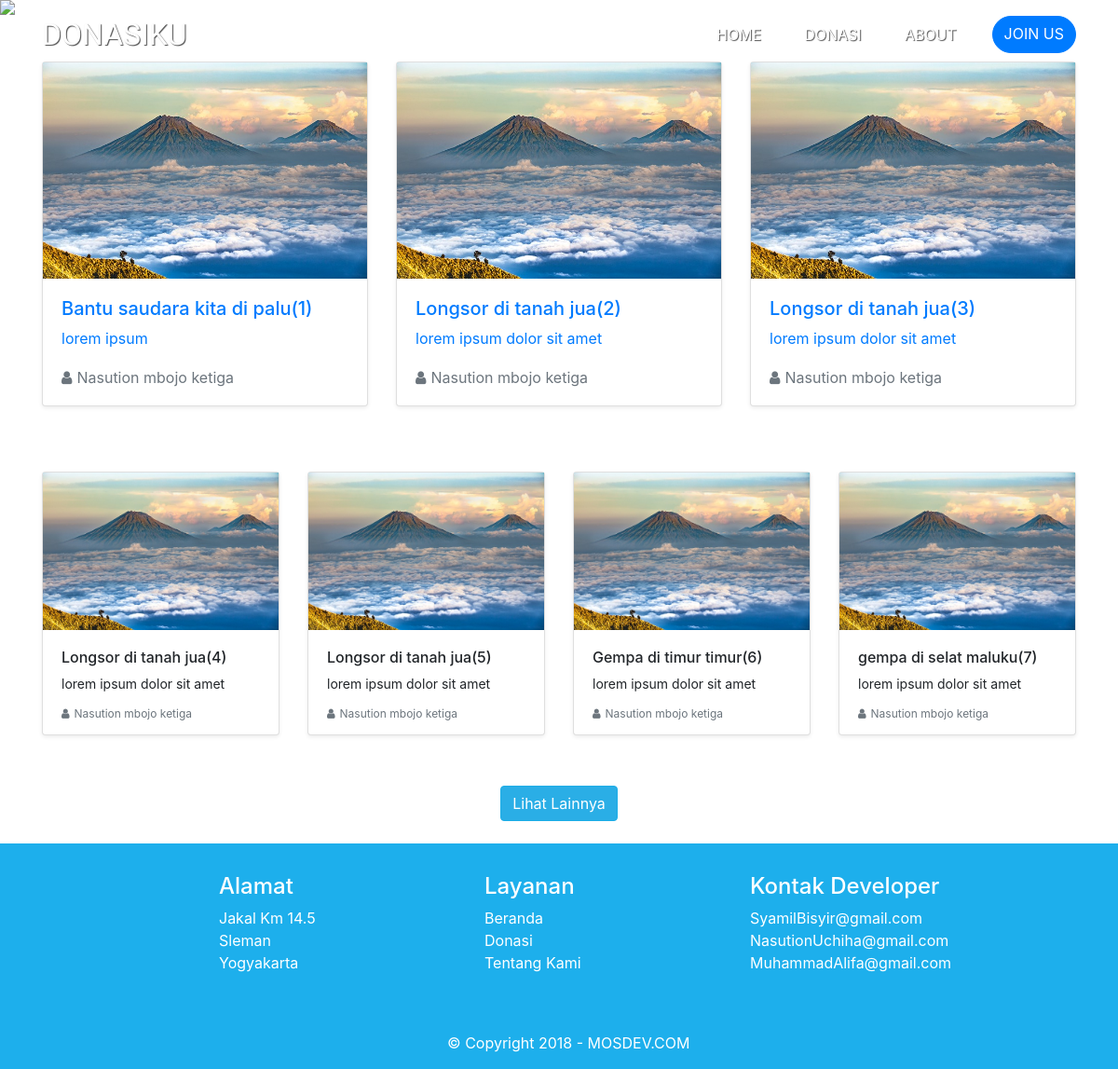
The page / on the database its author committed.
### tables this page shows
CREATE TABLE `disaster` (
  `id` int(11) NOT NULL,
  `title` varchar(50) NOT NULL,
  `description` text NOT NULL,
  `category_id` int(11) NOT NULL,
  `user_id` int(11) NOT NULL,
  `deadline` date NOT NULL,
  `created_at` timestamp NOT NULL DEFAULT CURRENT_TIMESTAMP,
  `file_name` varchar(255) NOT NULL
);

CREATE TABLE `user` (
  `id` int(11) NOT NULL,
  `name` varchar(100) NOT NULL,
  `username` varchar(30) NOT NULL,
  `password` varchar(255) NOT NULL,
  `role` enum('donatur','petugas','admin') NOT NULL,
  `status` enum('inactive','active') NOT NULL,
  `address` text NOT NULL,
  `phone` varchar(15) NOT NULL
);

### application/controllers/Disaster.php (called while the page is built, shortened)
<?php
class Disaster extends CI_Controller
{
	public function __construct()
	{
		$this->load->library('form_validation');
	}
	public function index()
	{
		$this->load->model('m_disaster');
		$login = $this->session->userdata('logged_in');
		$data['login'] = $login;
		$disaster 			= $this->m_disaster->get_all();
		$data['disaster']	= $disaster;
		$this->load->view('disaster/index',$data);
	}
}
?>

### index.php (called while the page is built, shortened)
<?php
require_once BASEPATH.'core/CodeIgniter.php';

### application/models/M_disaster.php (called while the page is built, shortened)
<?php
class M_disaster extends CI_Model
{
	public function get_all()
	{
		return $this->db->select('disaster.*,category.name n, s.name nn')
						->from('disaster')
						->join('category','disaster.category_id = category.id')
						->join('user s','s.id = disaster.user_id')
						->limit(7)
						->get()
						->result();
	}
}
?>

### application/views/disaster/index.php (the view, shortened to what this page needs)
<!DOCTYPE html>
<html lang="en">
<head>
	<link rel="stylesheet" href="https://cdnjs.cloudflare.com/ajax/libs/font-awesome/4.7.0/css/font-awesome.min.css">
	<link rel="stylesheet" href="<?php echo base_url()?>assets/libs/bootstrap/css/bootstrap.min.css">
	<link rel="stylesheet" href="<?php echo base_url()?>assets/css/disaster.css">
</head>
<body>
	<nav class="navbar navbar-expand-lg navbar-light">
		<div class="container">
		  <a class="navbar-brand" href="#">DONASIKU</a>
		  <div class="collapse navbar-collapse" id="navbarNavAltMarkup">
		    <div class="navbar-nav ml-auto">
		      <a class="nav-item nav-link active" href="#">Home<span class="sr-only">(current)</span></a>
		      <a class="nav-item nav-link" href="#">Donasi</a>
		      <a class="nav-item nav-link" href="<?php echo site_url('disaster/about')?>">About</a>
			<?php if ($this->session->userdata('logged_in')): ?>
				<li class="nav-item dropdown no-arrow">
		          <a href="#" id="userDropdown" role="button" data-toggle="dropdown" aria-haspopup="true" aria-expanded="false" class="nav-link dropdown-roggle">
		            <i class="fa fa-user-circle fa-fw"></i>
		          </a>
		          <div class="dropdown-menu dropdown-menu-right" aria-labelledby="userDropdown">
		            <a href="#" class="dropdown-item"><?php echo $login->username?></a>
		            <a href="#" class="dropdown-item">Dashboard</a>
		            <div class="dropdown-divider"></div>
		            <a href="<?php echo site_url('user/logout')?>" class="dropdown-item">Logout</a>
		          </div>
		        </li>
		        <?php else: ?>
				<a href="<?php echo site_url('user/index')?>" class="nav-item btn btn-primary tombol" href="#">Join Us</a>
			<?php endif ?>
		    </div>
		  </div>
		</div>
	</nav>
	<div id="carouselExampleIndicators" class="carousel slide" data-ride="carousel">
	  <div class="carousel-inner">
	    <div class="carousel-item active">
	      <img src="<?php echo base_url()?>assets/img/sawah.png" class="card-img-top rounded-0">
	    </div>
	  </div>
	  <a class="carousel-control-prev" href="#carouselExampleIndicators" role="button" data-slide="prev">
	    <span class="carousel-control-prev-icon" aria-hidden="true"></span>
	  </a>
	  <a class="carousel-control-next" href="#carouselExampleIndicators" role="button" data-slide="next">
	    <span class="carousel-control-next-icon" aria-hidden="true"></span>
	  </a>
	</div>
	<div class="album py-5">
		<div class="container">
			<div class="row">
				<?php for($i=0; $i<3; $i++):?>
					<?php if (array_key_exists($i, $disaster)): ?>
						<?php $d = $disaster[$i]?>
						<div class="col-md-4">
							<a href="<?php echo site_url('disaster/read')?>"">
								<div class="card mb-4 shadow-sm">
								<img src="<?php echo base_url()?>assets/img/gunung.jpg" class="img-fluid">
								<div class="card-body">
									<h5 class="card-text">
										<?php echo $d->title?>
									</h5>
									<p class="card-text">
										<?php echo $d->description?>
									</p>
									<div class="d-flex justify-content-between align-items-center footer">
										<span class="text-muted"><i class="fa fa-user"></i><?php echo $d->nn?></span>
									</div>
								</div>
							</div>
							</a>
						</div>
					<?php endif ?>
				<?php endfor ?>
			</div>
		</div>
	</div>
	<div class="album">
		<div class="container">
			<div class="row">
				<?php for($i=3; $i<count($disaster); $i++):
					$d = $disaster[$i];
				?>
				<div class="col-md-3">
					<div class="card mb-4 shadow-sm">
						<img src="<?php echo base_url()?>assets/img/gunung.jpg" class="img-fluid">
							<div class="card-body">
								<div class="caption">
									<h6 class="card-text" style="font-size: 16px;">
									<?php echo $d->title?>
									</h6>
									<p class="card-text" style="font-size: 14px;">
									<?php echo $d->description?>
									</p>
								</div>
								<div class="d-flex justify-content-between align-items-center footer">
									<span class="text-muted size"><i class="fa fa-user"></i><?php echo $d->nn?></span>
							</div>
						</div>
					</div>
				</div>
				<?php endfor ?>
			</div>
		</div>
	</div>
	<div class="container-fluid text-center">
		<p>
			<a href="#" class="btn btn-primary-custom my-2">Lihat Lainnya</a>
		</p>
	</div>
	<footer class="mainfooter" role="contentinfo">
	  <div class="footer-middle">
	  <div class="container">
	    <div class="row">
	      <div class="col-md-3 offset-md-2 col-sm-6">
	        <div class="footer-pad">
	          <h4>Alamat</h4>
	          <address>
				<ul class="list-unstyled">
					<li>
    					Jakal Km 14.5
						<br>
						Sleman<br>
						Yogyakarta<br>
					</li>
				</ul>
			</address>
	        </div>
	      </div>
	      <div class="col-md-3 col-sm-6">
	        <div class="footer-pad">
	          <h4>Layanan</h4>
	          <ul class="list-unstyled">
	            <li><a href="#">Beranda</a></li>
	            <li><a href="#">Donasi</a></li>
	            <li><a href="#">Tentang Kami</a></li>
	          </ul>
	        </div>
	      </div>
	      <div class="col-md-3 col-sm-6">
	        <div class="footer-pad">
	          <h4>Kontak Developer</h4>
	          <ul class="list-unstyled">
	            <li><a href="#">SyamilBisyir@gmail.com</a></li>
	            <li><a href="#">NasutionUchiha@gmail.com</a></li>
	            <li><a href="#">MuhammadAlifa@gmail.com</a></li>
	          </ul>
	        </div>
	      </div>
	    </div>
	  </div>
	  </div>
	  <div class="footer-bottom">
	    <div class="container">
	      <div class="row">
	        <div class="col-xs-12">
	          <p class="text-xs-center">&copy; Copyright 2018 - MOSDEV.COM</p>
	        </div>
	      </div>
	    </div>
	  </div>
	</footer>
</body>
</html>

### assets/css/disaster.css (style rules this page uses)
.navbar-brand { font-family: Viga; font-size: 32px; }
.tombol { text-transform: uppercase; border-radius: 40px; }
.card { height: 100%; }
.col-md-4 { margin-bottom: 2%; }
.col-md-3 { margin-bottom: 4%; }
.footer { position: absolute; bottom: 0; width: 100%; padding-bottom: 5%; }
.btn-primary-custom { color: #fff; background-color: #2AAEE6; border-color: #1cade7; }
.size { font-size: 12px; }
@media (min-width: 992px) { .navbar-brand, .nav-link { color: white !important; text-shadow: 1px 1px 1px rgba(0, 0, 0, 0.7); } }
@media (min-width: 992px) { .navbar { position: relative; z-index: 1; } }
@media (min-width: 992px) { .nav-link { text-transform: uppercase; margin-right: 30px; } }
@media (min-width: 992px) { .carousel { margin-top: -80px; } }
footer { color: white; }
footer a { color: white; }
.footer-bottom { background: #1DAFEC; padding-left: 40%; }
.footer-middle { background: #1DAFEC; padding-top: 2em; color: white; }
i { padding-right: 5px; }

### rows shown on the page
disaster: title "Bantu saudara kita di palu(1)", description "lorem ipsum", user.name "Nasution mbojo ketiga"
disaster: title "Longsor di tanah jua(2)", description "lorem ipsum dolor sit amet", user.name "Nasution mbojo ketiga"
disaster: title "Longsor di tanah jua(3)", description "lorem ipsum dolor sit amet", user.name "Nasution mbojo ketiga"
disaster: title "Longsor di tanah jua(4)", description "lorem ipsum dolor sit amet", user.name "Nasution mbojo ketiga"
disaster: title "Longsor di tanah jua(5)", description "lorem ipsum dolor sit amet", user.name "Nasution mbojo ketiga"
disaster: title "Gempa di timur timur(6)", description "lorem ipsum dolor sit amet", user.name "Nasution mbojo ketiga"
disaster: title "gempa di selat maluku(7)", description "lorem ipsum dolor sit amet", user.name "Nasution mbojo ketiga"
